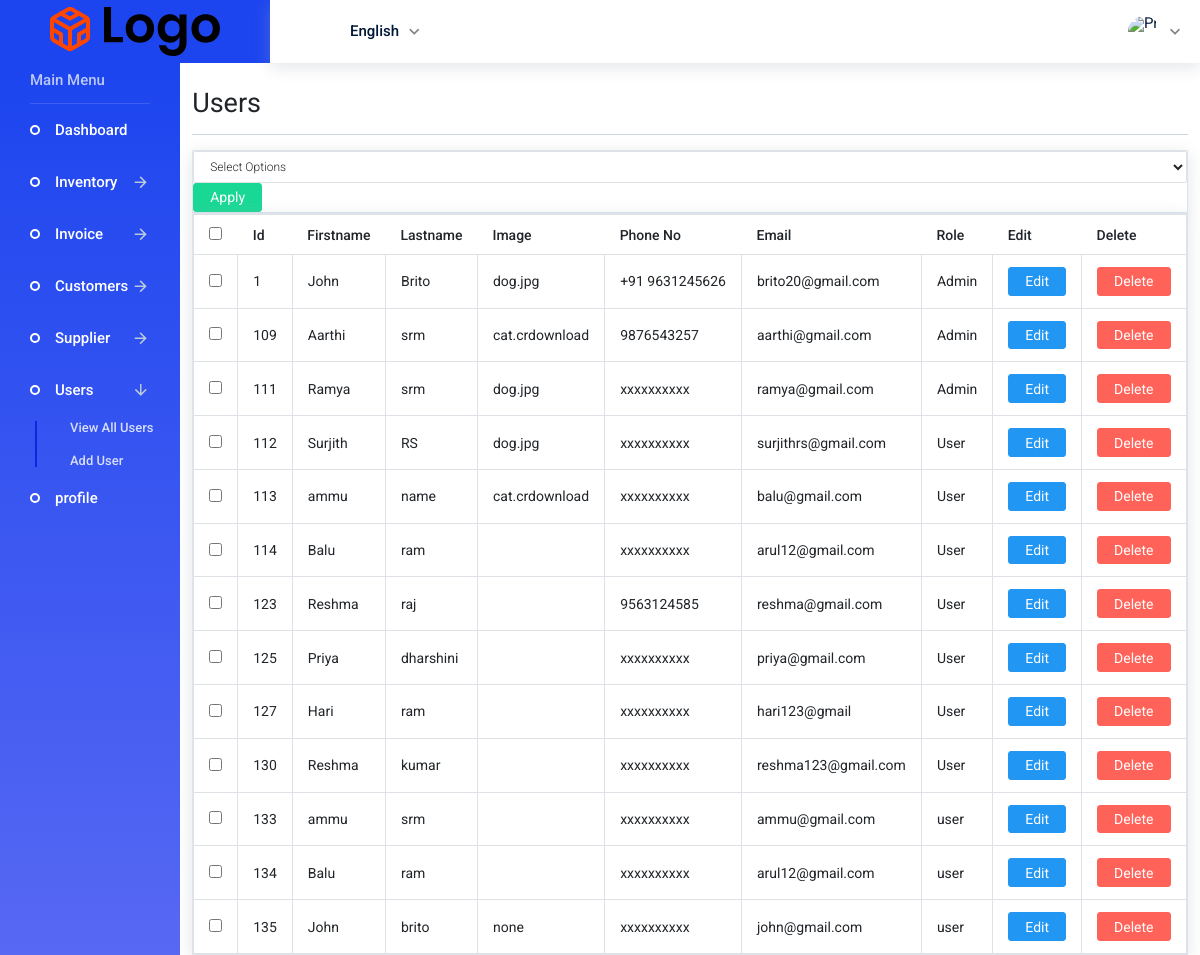
/admin/users.php, run on the app's committed database.
### tables this page shows
CREATE TABLE `users` (
  `user_id` int(11) NOT NULL,
  `user_firstname` varchar(40) NOT NULL,
  `user_lastname` varchar(40) NOT NULL,
  `user_image` text NOT NULL,
  `user_phone` varchar(50) NOT NULL,
  `user_role` varchar(33) NOT NULL,
  `user_email` varchar(40) NOT NULL,
  `user_password` varchar(33) NOT NULL,
  `user_confirmpassword` varchar(33) NOT NULL
);

### admin/includes/view_all_users.php (the view, shortened to what this page needs)
<div class="card">
<div id="bulkOptionContainer" class="col-xs-4">
    <select class="form-control" name="bulk_options" id="">
                <option value="">Select Options</option>
    </select>
    <input type="submit" name="submit" class="btn btn-success" value="Apply">
</div>
    </div>
<div class="card">
        <table class="table table-bordered table-hover">
                <thead>
                    <tr>
                        <th><input id="SelectAllBoxes" type="CheckBox"></th>
                        <th>Id</th>
                        <th>Firstname</th>
                        <th>Lastname</th>
                        <th>Image</th>
                        <th>Phone No</th>
                        <th>Email</th>
                        <th>Role</th>
                        <th>Edit</th>
                        <th>Delete</th>
                    </tr>
                </thead>
                <tbody>
     <?php
             $query="SELECT * FROM users";
             $select_users=mysqli_query($connection,$query);
             while($row=mysqli_fetch_assoc($select_users)){
                    $user_id=$row['user_id'];
                    $user_firstname=$row['user_firstname'];
                    $user_lastname=$row['user_lastname'];
                    $user_image = $row['user_image'];
                    $user_phone=$row['user_phone'];
                    $user_email=$row['user_email'];
                    $user_role=$row['user_role'];
                    echo "<tr>";
                 ?>
                 <td><input class='CheckBoxes' type="CheckBox" name='CheckBoxArray[]' value='<?php echo $user_id; ?>'></td>
             <?php
                    echo "<td>$user_id</td>";
                    echo "<td>$user_firstname</td>";
                    echo "<td>$user_lastname</td>";
                    echo "<td>$user_image</td>";
                    echo "<td>$user_phone</td>";
                    echo "<td>$user_email</td>";
                    echo "<td>$user_role</td>";
                    echo "<td><a class='btn btn-primary' href='users.php?source=edit_user&edit_user={$user_id}'>Edit</a></td>";
 echo "<td><a class='btn btn-danger' onClick=\"javascript:return confirm('Are you Sure you want to delete');\"href='users.php?delete={$user_id}'>Delete</a></td>";
                    echo "</tr>";
                    }
                    ?>
            </tbody>
        </table>
        </div>

### data on the page
users: user_id "1", user_firstname "John", user_lastname "Brito", user_image "dog.jpg", user_phone "+91 9631245626", user_email "brito20@gmail.com", user_role "Admin"
users: user_id "109", user_firstname "Aarthi", user_lastname "srm", user_image "cat.crdownload", user_phone "9876543257", user_email "aarthi@gmail.com", user_role "Admin"
users: user_id "111", user_firstname "Ramya", user_lastname "srm", user_image "dog.jpg", user_phone "xxxxxxxxxx", user_email "ramya@gmail.com", user_role "Admin"
users: user_id "112", user_firstname "Surjith", user_lastname "RS", user_image "dog.jpg", user_phone "xxxxxxxxxx", user_email "surjithrs@gmail.com", user_role "User"
users: user_id "113", user_firstname "ammu", user_lastname "name", user_image "cat.crdownload", user_phone "xxxxxxxxxx", user_email "balu@gmail.com", user_role "User"
users: user_id "114", user_firstname "Balu", user_lastname "ram", user_phone "xxxxxxxxxx", user_email "arul12@gmail.com", user_role "User"
users: user_id "123", user_firstname "Reshma", user_lastname "raj", user_phone "9563124585", user_email "reshma@gmail.com", user_role "User"
users: user_id "125", user_firstname "Priya", user_lastname "dharshini", user_phone "xxxxxxxxxx", user_email "priya@gmail.com", user_role "User"
users: user_id "127", user_firstname "Hari", user_lastname "ram", user_phone "xxxxxxxxxx", user_email "hari123@gmail", user_role "User"
users: user_id "130", user_firstname "Reshma", user_lastname "kumar", user_phone "xxxxxxxxxx", user_email "reshma123@gmail.com", user_role "User"
users: user_id "133", user_firstname "ammu", user_lastname "srm", user_phone "xxxxxxxxxx", user_email "ammu@gmail.com", user_role "user"
users: user_id "134", user_firstname "Balu", user_lastname "ram", user_phone "xxxxxxxxxx", user_email "arul12@gmail.com", user_role "user"
users: user_id "135", user_firstname "John", user_lastname "brito", user_image "none", user_phone "xxxxxxxxxx", user_email "john@gmail.com", user_role "user"
